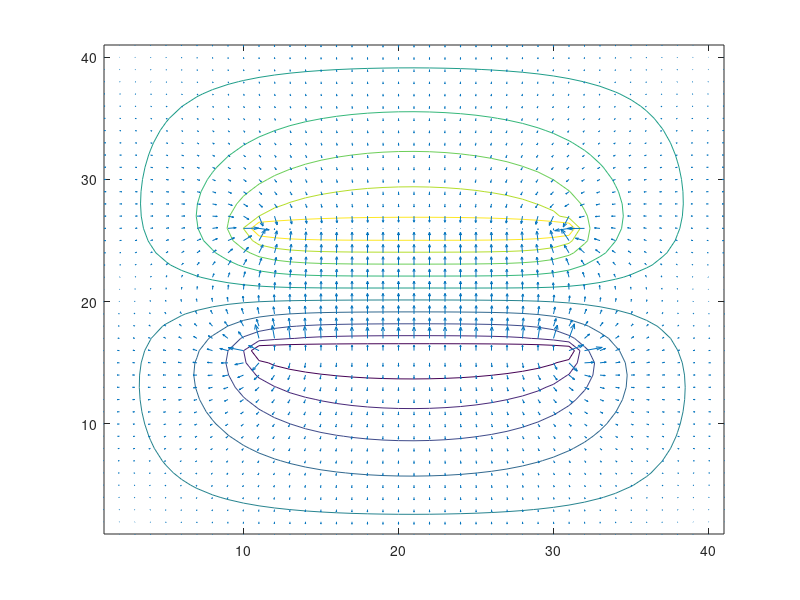

This figure's MATLAB source:
step = 0.1;
x = 1:1:41;
y = 1:1:41;

V = zeros(41,41);
V(26,11:31)=10;
V(16,11:31)=-10;

for i=1:1000 % set up 100 iterations
    for n=2:40
        for m=2:40
            V(n,m)=1/4*(V(n-1,m)+V(n+1,m)+V(n,m-1)+V(n,m+1));
        end
    end
    V(26,11:31)=10;
    V(16,11:31)=-10;
end

[X,Y] = meshgrid(x,y);
[Gx,Gy] = gradient(V);
contour(x,y,V);
hold on;
quiver(x,y,Gx,Gy);